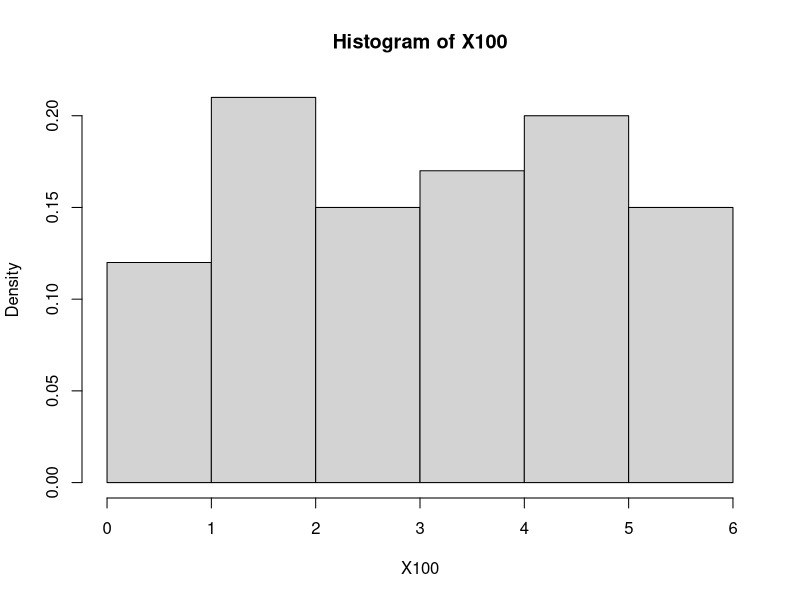

This figure's R source:
#(1)
n<-10
X10<-floor(runif(n,1,7))
write.csv(X10,"10_dice.csv")

#(2)
n<-100
X100<-floor(runif(n,1,7))
hist(X100,breaks=seq(0,6,by=1),freq=F)

#(3)
mean(X100)
var(X100)

#(4)
barX100<-sum(X100)/n
barX100
s2<-sum((X100-barX100)^2)/n
s2

#(5)
fraction=6
for (i in 1:6){
fraction[i]<-length(X100[X100==i])/n
}
fraction

#(6)
X.fraction=6
for (i in 1:6){
X.fraction[i]<-(i)*fraction[i]
}
barX_2<-sum(X.fraction)
barX_2
a=6
for (i in 1:6){
a[i]<-((i-barX_2)^2)*fraction[i]
}
s2_2<-sum(a)
s2_2